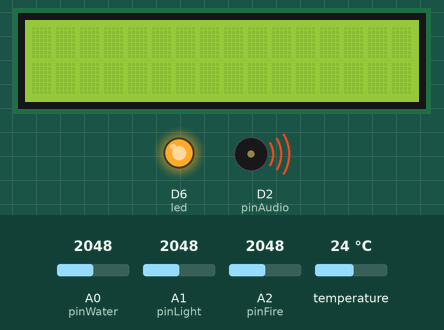
A sketch run on a simulated Particle Photon. Shown: 16×2 character LCD, output pins drawn as LEDs (lit = HIGH), buzzer (waves = sounding). The inputs (shaded band) are chosen by the test bench; at power-on: A0 (pinWater) = 2048, A1 (pinLight) = 2048, A2 (pinFire) = 2048, temperature 24 °C. The local clock reads 2024-03-15 10:24:30 at power-on unless the sketch sets it.

Above: at 1.2 s.
1.3 s: A0 (pinWater) set to 122
At 4.3 s:
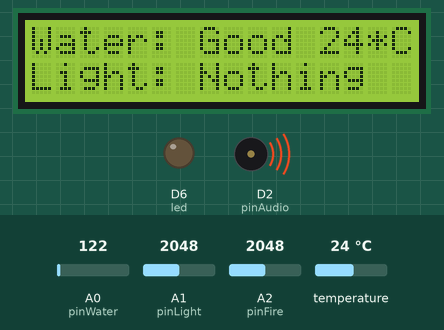
At 6.1 s:
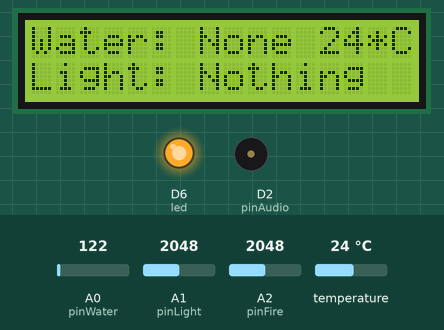
6.2 s: A0 (pinWater) set to 480
10.8 s: A0 (pinWater) set to 525
At 16.1 s:
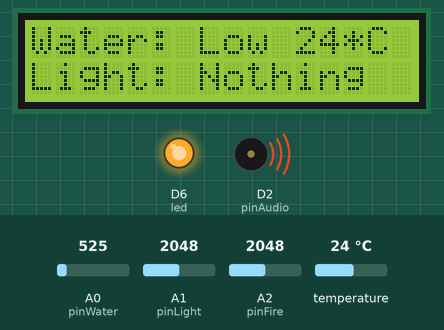
16.7 s: A1 (pinLight) set to 2540
27.9 s: A1 (pinLight) set to 2608
33.4 s: A0 (pinWater) set to 1228
At 39.5 s:
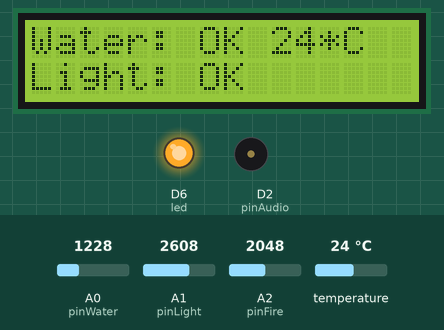
Timing chart, 0 to 42.6 s (numbered marks = the images above; inputs shaded):
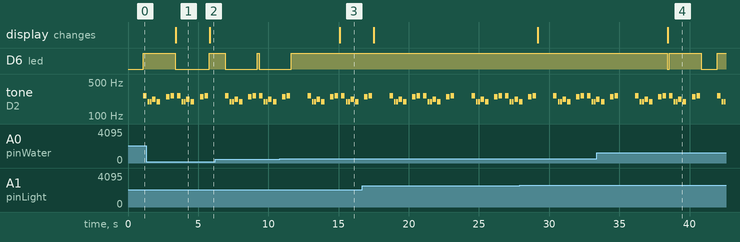

The sketch:

FlowerFriend.ino
```cpp
#include "LiquidCrystal_I2C_Spark.h"
#include "DS18.h"
#include "pitches.h"

LiquidCrystal_I2C *lcd;

int pinWater = A0;
int pinLight = A1;
int pinFire = A2;

int pinAudio = D2;
DS18 sensor(D3);
int led = D6;

int water = 0;
double celcius = 0;
bool notifyUserAboutfire = false;
bool notifyUserAboutWater = false;
bool notifyUserAboutTemperature = false;

int melody[] = { NOTE_C4, NOTE_G3, NOTE_G3, NOTE_A3, NOTE_G3, 0, NOTE_B3, NOTE_C4 };
int noteDurations[] = { 4, 8, 8, 4, 4, 4, 4, 4 };

/******************************* Smoothing Sensor Data *************************************************/
const int numberOfReadings = 10;

// Light
int lightReadings[numberOfReadings];
int readLightIndex = 0;
int totalLight = 0;
int averageLight = 0;
int dailyHighestAverageLight = 0;

//Fire
int fireReadings[numberOfReadings];
int readFireIndex = 0;
int totalFire = 0;
int averageFireReading = 0;

void setup(void)
{
  pinMode(pinWater, INPUT);
  pinMode(led, OUTPUT);

  //Particle variables
  Particle.variable("temperature", &celcius, DOUBLE);
  Particle.variable("water", &water, INT);
  Particle.variable("light", &dailyHighestAverageLight, INT);
  Particle.variable("fire", &averageFireReading, INT);

  //Particle functions
  Particle.function("checkNetworkConnection", checkNetworkConnection);
  Particle.function("checkFireStatus", checkFireStatus);
  Particle.function("checkWaterStatus", checkWaterStatus);
  Particle.function("checkTemperatureStatus", checkTemperatureStatus);

  //LCD SET UP
  lcd = new LiquidCrystal_I2C(0x27, 16, 2);
  lcd->init();
  lcd->backlight();
  lcd->clear();

  // Looping for Light sensor
  for (int i = 0; i < numberOfReadings; i++)
  {
    lightReadings[i] = 0;
    fireReadings[i] = 0;
  }
}

void loop()
{
  if (hasSensorDataChanged())
  {
    if (averageFireReading > 20)
    {
      activateFireWorning();
    }
    updateLED();
    updateDisplay();
  }
  delay(100);
}


/********************************************* SENSOR ***************************************************/
bool hasSensorDataChanged()
{
  const int currentBestLigth = dailyHighestAverageLight;
  const bool waterChange = upadetWaterSensorData();
  const double currentTemp = celcius;

  updateTermostateData();
  updateLigthSensorData();
  updateFireSensorData();

  if ((currentBestLigth + 10 <= dailyHighestAverageLight) || (currentBestLigth - 10 >= dailyHighestAverageLight))
  {
    return true;
  }
  else if ((currentTemp + 1.00 <= celcius) || (currentTemp - 1 >= celcius))
  {
    return true;
  }
  return waterChange;
}

bool upadetWaterSensorData()
{
  const int readWater = analogRead(pinWater)/100;
  if (water != readWater)
  {
    water = readWater;
    if (water <= 5)
    {
      notifyUserAboutWater = true;
    }
    return true;
  }
  return false;
}

void updateLigthSensorData()
{
  totalLight = totalLight - lightReadings[readLightIndex];
  lightReadings[readLightIndex] = analogRead(pinLight);
  totalLight = totalLight + lightReadings[readLightIndex];
  readLightIndex = readLightIndex + 1;

  if (readLightIndex >= numberOfReadings)
  {
    readLightIndex = 0;
  }

  averageLight = totalLight / numberOfReadings;

  if (Time.second() == 0 && Time.hour() == 0)
  {
    dailyHighestAverageLight = 0;
  }
  else if (dailyHighestAverageLight < averageLight)
  {
    dailyHighestAverageLight = averageLight;
  }
}

void updateFireSensorData()
{
  totalFire = totalFire - fireReadings[readFireIndex];
  fireReadings[readFireIndex] = analogRead(pinFire);
  totalFire = totalFire + fireReadings[readFireIndex];
  readFireIndex = readFireIndex + 1;

  if (readFireIndex >= numberOfReadings)
  {
    readFireIndex = 0;
  }

  averageFireReading = totalFire / numberOfReadings;
}

void updateTermostateData()
{
  if (sensor.read())
  {
    celcius = (double) sensor.celsius();
  }
}

/********************************************* DISPLAY ***************************************************/
void updateDisplay()
{
  lcd->clear();

  const String waterStatus = displayWaterStatus();
  lcd->setCursor(0,0);
  lcd->print(waterStatus);

  int intCelcius = (int) celcius;
  const double differanse = celcius - (double) intCelcius;
  int add = (differanse >= 0.6) ? 1 : 0;
  intCelcius += add;

  lcd->print(" ");
  lcd->print(intCelcius);
  lcd->print("*C");

  const String lightStatus = displayLightStatus();
  lcd->setCursor(0,1);
  lcd->print(lightStatus);
}

String displayWaterStatus()
{
  String message;
  if (water >= 40)
  {
    message = "Full";
  }
  else if (water >= 20)
  {
    message = "Good";
  }
  else if (water >= 10)
  {
    message = "OK";
  }
  else if (water >= 5)
  {
    message = "Low";
  }
  else
  {
    message = "None";
  }
  return "Water: " + message;
}

String displayLightStatus()
{
  String ligthMessage;
  if (dailyHighestAverageLight >= 3700)
  {
    ligthMessage = "A lot";
  }
  else if (dailyHighestAverageLight >= 3000)
  {
    ligthMessage = "Good";
  }
  else if (dailyHighestAverageLight >= 2000)
  {
    ligthMessage = "OK";
  }
  else if (dailyHighestAverageLight >= 1200)
  {
    ligthMessage = "Low";
  }
  else
  {
    ligthMessage = "Nothing";
  }
  return "Light: " + ligthMessage;
}

/********************************************* LED ***************************************************/
void updateLED()
{
  digitalWrite(led, (water <= 5) ? HIGH : LOW);
}

void activateFireWorning()
{
  playAudioAndBlink();
  notifyUserAboutfire = true;
}

void playAudio()
{
  for (int thisNote = 0; thisNote < 8; thisNote++)
  {
    int noteDuration = 1000 / noteDurations[thisNote];
    tone(pinAudio, melody[thisNote], noteDuration);
    int pauseBetweenNotes = noteDuration * 1.30;
    delay(pauseBetweenNotes);
    noTone(pinAudio);
  }
}

void playAudioAndBlink()
{
  if (water >= 5)
  {
    digitalWrite(led, HIGH);
    playAudio();
    digitalWrite(led, LOW);
  }
  else
  {
    digitalWrite(led, LOW);
    playAudio();
    digitalWrite(led, HIGH);
  }
}

/********************************************* CHECK STATUS ***************************************************/
// All of these functions has to take in a string, even thou I don't use them.
// They also have to return a int

//Play note and blink light
int checkNetworkConnection(String extra)
{
  playAudioAndBlink();
  return 0;
}

int checkFireStatus(String extra)
{
  if (notifyUserAboutfire)
  {
    notifyUserAboutfire = false;
    return 1;
  }
  return 0;
}

int checkWaterStatus(String extra)
{
  if (notifyUserAboutWater)
  {
    playAudioAndBlink();
    notifyUserAboutWater = false;
    return 1;
  }
  return 0;
}

int checkTemperatureStatus(String extra)
{
  if (notifyUserAboutTemperature)
  {
    notifyUserAboutTemperature = false;
    return 1;
  }
  return 0;
}
```

pitches.h
```cpp
/*************************************************
 * Public Constants
 *************************************************/

#define NOTE_B0  31
#define NOTE_C1  33
#define NOTE_CS1 35
#define NOTE_D1  37
#define NOTE_DS1 39
#define NOTE_E1  41
#define NOTE_F1  44
#define NOTE_FS1 46
#define NOTE_G1  49
#define NOTE_GS1 52
#define NOTE_A1  55
#define NOTE_AS1 58
#define NOTE_B1  62
#define NOTE_C2  65
#define NOTE_CS2 69
#define NOTE_D2  73
#define NOTE_DS2 78
#define NOTE_E2  82
#define NOTE_F2  87
#define NOTE_FS2 93
#define NOTE_G2  98
#define NOTE_GS2 104
#define NOTE_A2  110
#define NOTE_AS2 117
#define NOTE_B2  123
#define NOTE_C3  131
#define NOTE_CS3 139
#define NOTE_D3  147
#define NOTE_DS3 156
#define NOTE_E3  165
#define NOTE_F3  175
#define NOTE_FS3 185
#define NOTE_G3  196
#define NOTE_GS3 208
#define NOTE_A3  220
#define NOTE_AS3 233
#define NOTE_B3  247
#define NOTE_C4  262
#define NOTE_CS4 277
#define NOTE_D4  294
#define NOTE_DS4 311
#define NOTE_E4  330
#define NOTE_F4  349
#define NOTE_FS4 370
#define NOTE_G4  392
#define NOTE_GS4 415
#define NOTE_A4  440
#define NOTE_AS4 466
#define NOTE_B4  494
#define NOTE_C5  523
#define NOTE_CS5 554
#define NOTE_D5  587
#define NOTE_DS5 622
#define NOTE_E5  659
#define NOTE_F5  698
#define NOTE_FS5 740
#define NOTE_G5  784
#define NOTE_GS5 831
#define NOTE_A5  880
#define NOTE_AS5 932
#define NOTE_B5  988
#define NOTE_C6  1047
#define NOTE_CS6 1109
#define NOTE_D6  1175
#define NOTE_DS6 1245
#define NOTE_E6  1319
#define NOTE_F6  1397
#define NOTE_FS6 1480
#define NOTE_G6  1568
#define NOTE_GS6 1661
#define NOTE_A6  1760
#define NOTE_AS6 1865
#define NOTE_B6  1976
#define NOTE_C7  2093
#define NOTE_CS7 2217
#define NOTE_D7  2349
#define NOTE_DS7 2489
#define NOTE_E7  2637
#define NOTE_F7  2794
#define NOTE_FS7 2960
#define NOTE_G7  3136
#define NOTE_GS7 3322
#define NOTE_A7  3520
#define NOTE_AS7 3729
#define NOTE_B7  3951
#define NOTE_C8  4186
#define NOTE_CS8 4435
#define NOTE_D8  4699
#define NOTE_DS8 4978
```

Measured:
- the behaviour switches between 499 and 500 on A0 (pinWater) (found by bisection; images 2 and 3)
- after the input at 1.3 s, the display: first differs from a run without the input after 4.5 s (image 2)
- after the input at 10.8 s, D6 (led): goes on until 11.6 s, then stays HIGH; the display: changes after 4.3 s (image 3)
- after the input at 33.4 s, D6 (led): HIGH → LOW after 5.0 s, → HIGH 0.14 s later, → LOW 2.3 s later, → HIGH 1.1 s later; the display: changes after 5.0 s (image 4)
- by itself, tone on D2 (pinAudio): plays 247 Hz for 0.25 s, 262 Hz for 0.25 s, 262 Hz for 0.25 s, 196 Hz for 0.12 s, 196 Hz for 0.12 s, 220 Hz for 0.25 s … (28 notes in this stretch)
